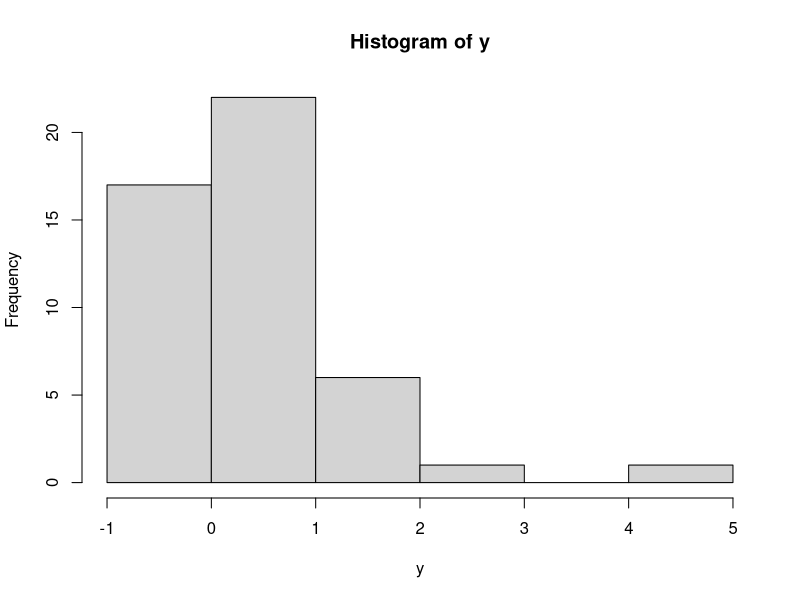
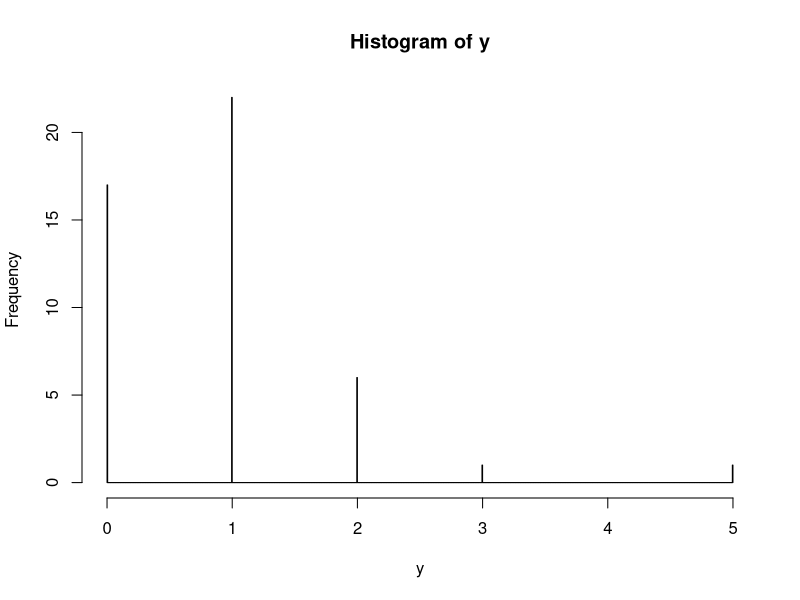
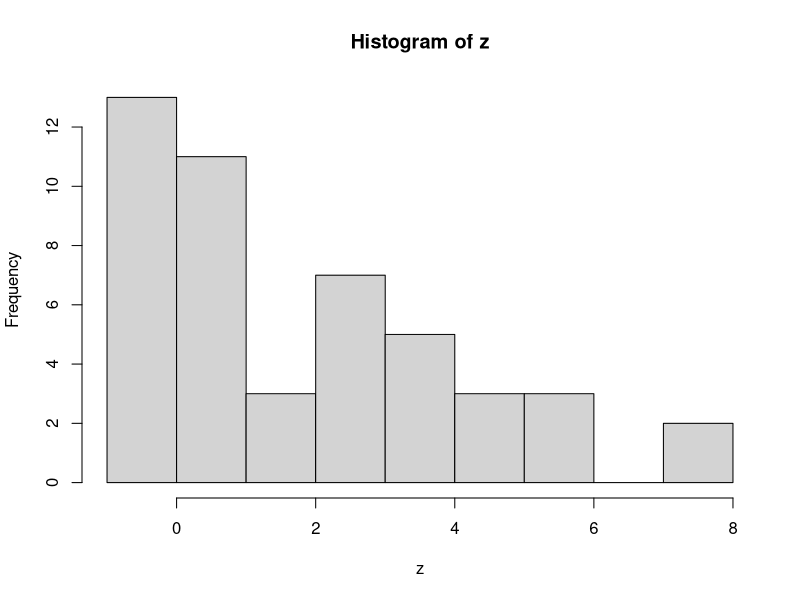
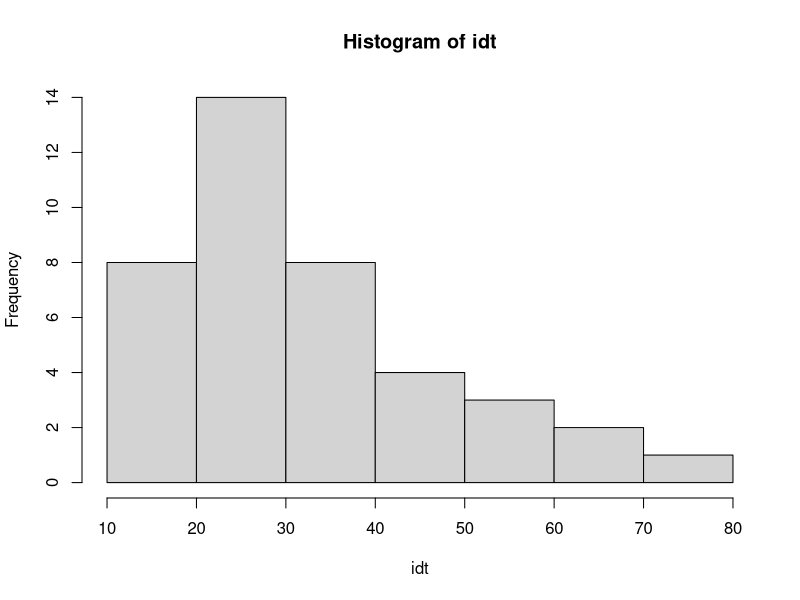
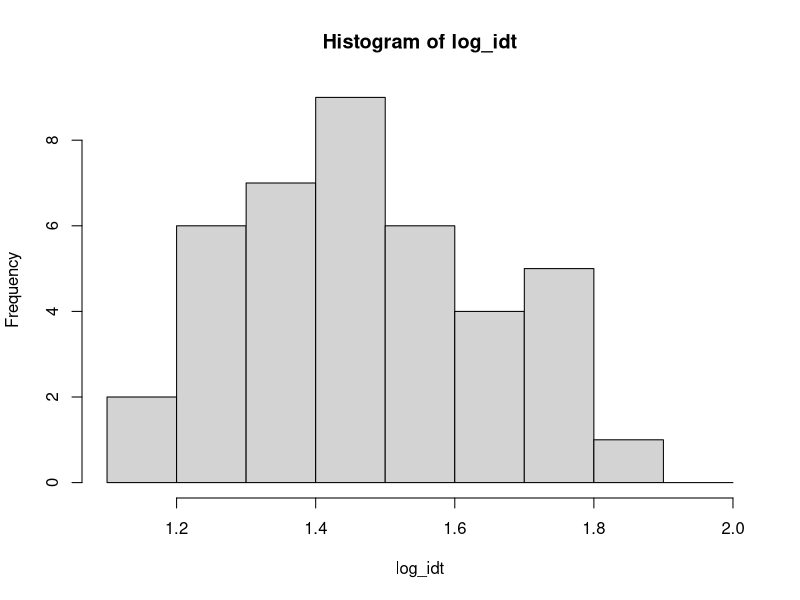

Source code (R) for these figures, in order:
# Omar AlSughayer, 1337255
# Math 390, HWS1 - HW2 - 1.12

# get the data, assuming that it exists in a file called y.txt
dat <- read.table('y.txt', header = F)

# extract the desired row
y <- dat[, 1]

# another way of getting the data is to construct a table as such 
# y     | 0  | 1  | 2 | 3 | 4 | 5 |
# freq  | 17 | 22 | 6 | 1 | 0 | 1 |


# plot the histogram
hist(y, breaks = seq(-1, 5, by = 1))
hist(y, breaks = 1000)

# a)  the propotion with no culs-de-sac is 17/47 = 0.36
#     the propotion with at least one is 1 - 17/47 = 0.64


# get the data, assuming that it exists in a file called z.txt
dat <- read.table('z.txt', header = F)

# extract the desired row
z <- dat[, 1]

# another way of getting the data is to construct a table as such 
# z     | 0  | 1  | 2 | 3 | 4 | 5 | 6 | 7 | 8 |
# freq  | 13 | 11 | 3 | 7 | 5 | 3 | 3 | 0 | 2 |


# plot the histogram
hist(z, breaks = seq(-1, 8, by = 1))

# b)  the propotion with at most five culs-de-sac is (13 + 11 + 3 + 7 + 5 + 3)/47 = 0.89
#     the propotion with fewer than five intersections (13 + 11 + 3 + 7 + 5)/47  = 0.83

###############################################################################

# Omar AlSughayer, 1337255
# Math 390, HWS1 - HW2 - 1.16

# get the data, assuming that it exists in a file called idt.txt
dat <- read.table('idt.txt', header = F)

# extract the desired row
idt <- dat[, 1]

#plot 
hist(idt, breaks = seq(10, 80, by=10))

# take the log
log_idt <- log10(idt)

# plot
hist(log_idt, breaks = seq(1.1, 2.0, by=0.1))

# what does taking the log do to the data? It makes it less skewed

